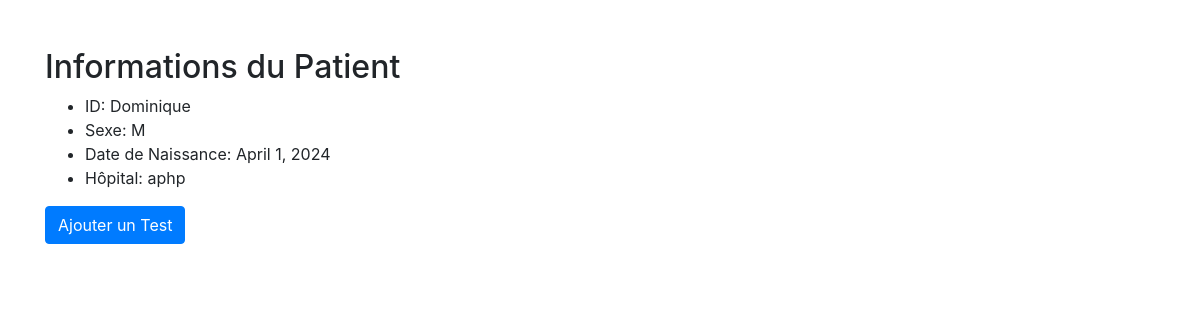
The page /patient/6/read/ (signed in) on the database its author committed.
### WEBAPP/models.py (models this page shows, shortened)
class Patient(models.Model):
    SEX_CHOICES = (
        ('M', 'Homme'),
        ('F', 'Femme'),
    )
    user = models.ForeignKey(settings.AUTH_USER_MODEL, on_delete=models.CASCADE, related_name='patients', verbose_name="Utilisateur")
    patient_id = models.CharField(max_length=100, verbose_name="Identifiant du Patient")
    sex = models.CharField(max_length=1, choices=(('M', 'Homme'), ('F', 'Femme')), verbose_name="Sexe")
    birth_date = models.DateField(verbose_name="Date de naissance")
    hospital = models.CharField(max_length=100, verbose_name="Hôpital")

### WEBAPP/views.py (the view)
# urls.py: path('patient/<int:patient_id>/read/', views.read_patient, name='read_patient'),
@login_required
def read_patient(request, patient_id):
    patient = get_object_or_404(Patient, id=patient_id, user=request.user)  # Assurez-vous que seul l'utilisateur qui a créé le patient peut voir les détails
    return render(request, 'WEBAPP/read_patient.html', {'patient': patient})

### WEBAPP/templates/WEBAPP/read_patient.html
{% extends 'base.html' %}
{% block content %}
<h2>Informations du Patient</h2>
<ul>
    <li>ID: {{ patient.patient_id }}</li>
    <li>Sexe: {{ patient.sex }}</li>
    <li>Date de Naissance: {{ patient.birth_date }}</li>
    <li>Hôpital: {{ patient.hospital }}</li>
</ul>
<a href="{% url 'add_test' patient.id %}" class="btn btn-primary">Ajouter un Test</a>
{% endblock %}

### rows shown on the page
Patient: patient_id "Dominique", sex "M", birth_date "April 1, 2024", hospital "aphp"
